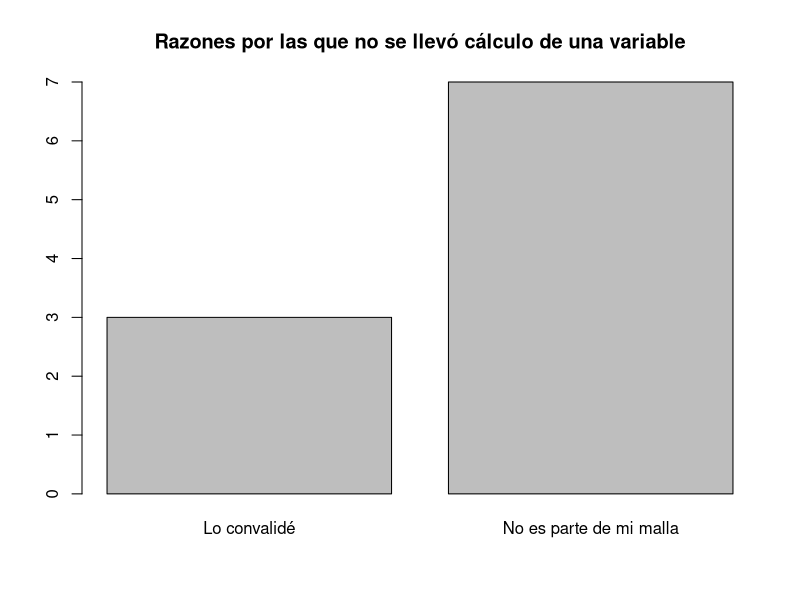
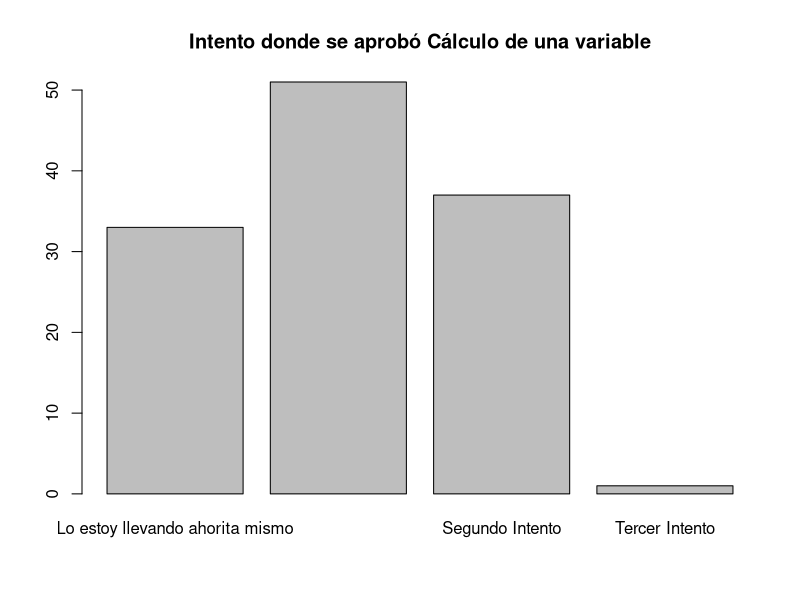
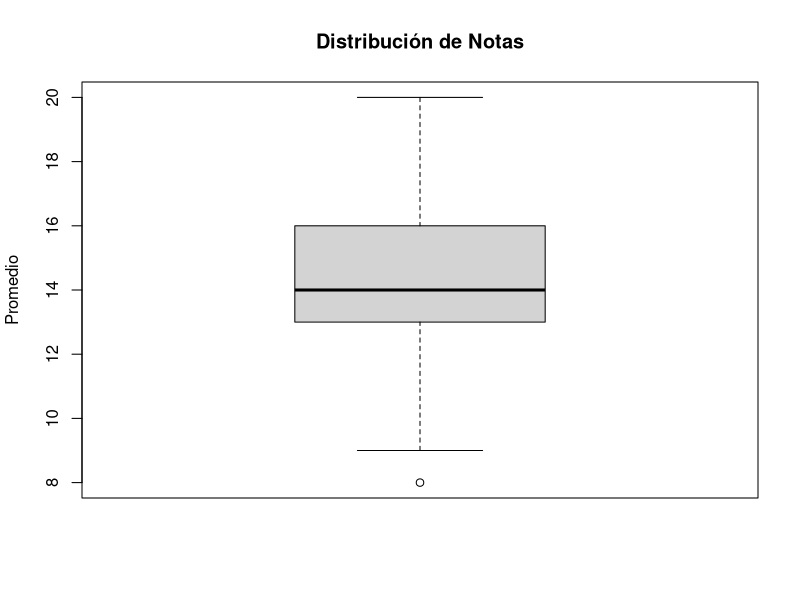
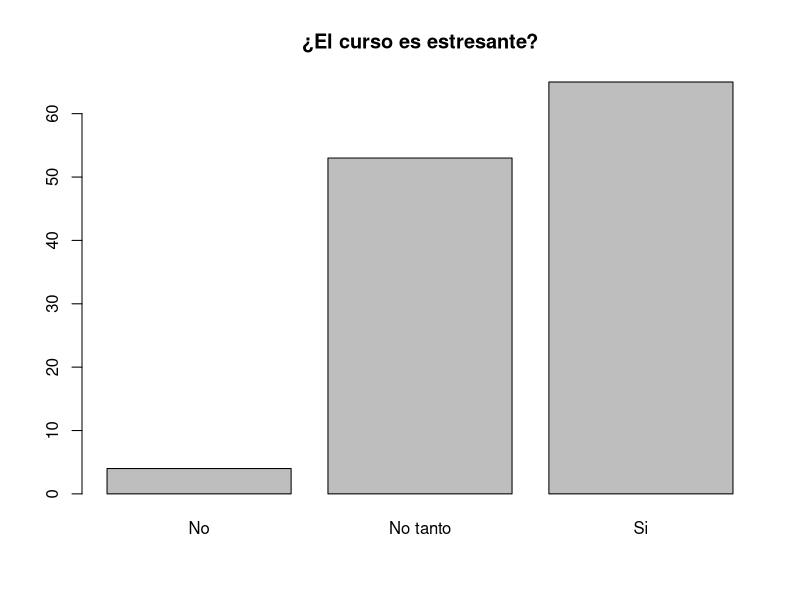
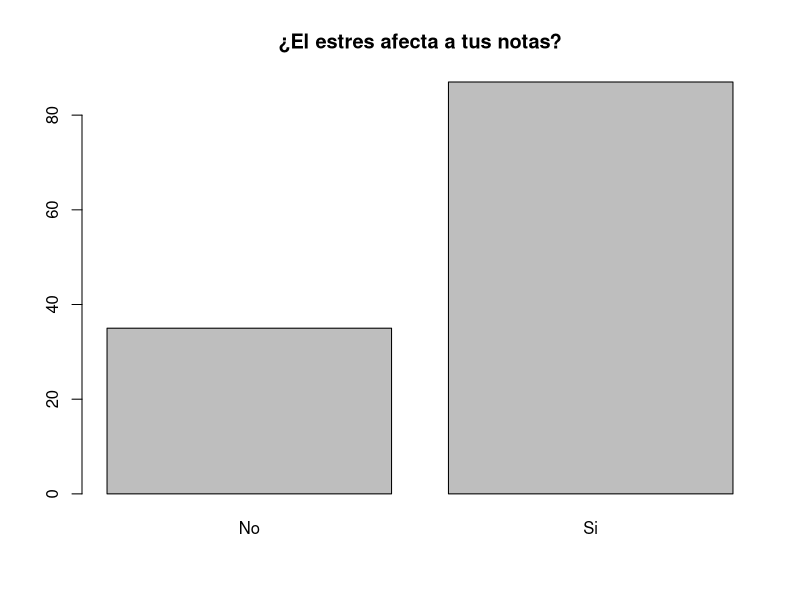
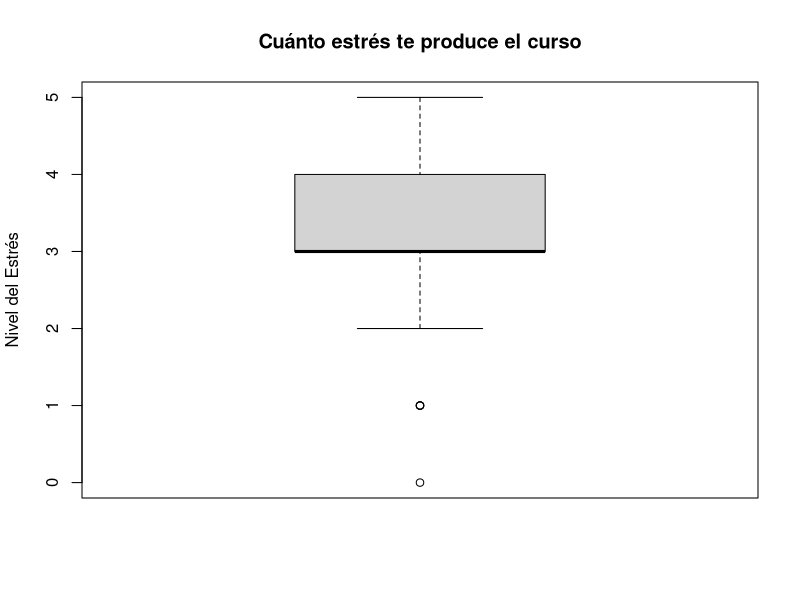
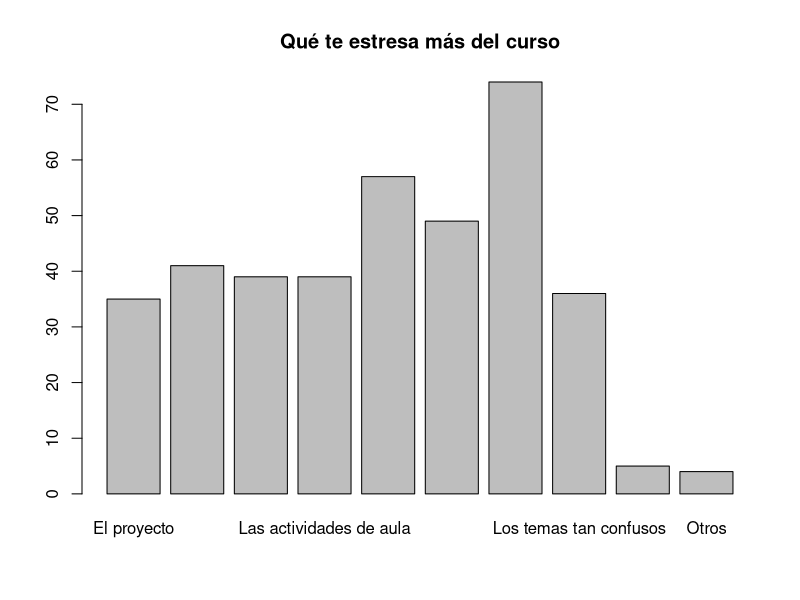
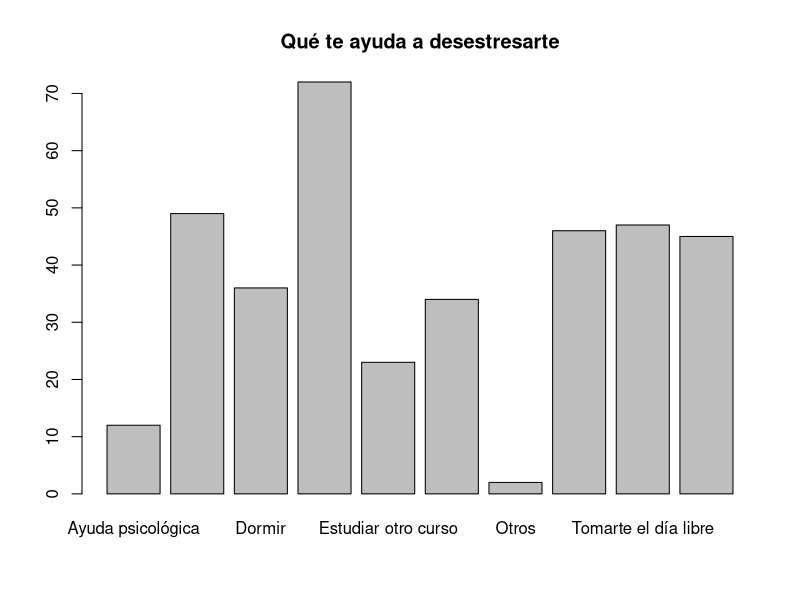

Write R code to recreate these figures, in order.
## ---- chunk 1
rm(list = ls())
library(readr)
datos <- read_csv("datos.csv")
library(knitr)
## ---- chunk 2
library(chron)
#Eliminación de columnas inutiles
datos <- datos[, !(names(datos) %in% c("Marca temporal", "Ingresa tu correo institucional", "Ingresa tu número de teléfono (opcional)" ))]
#Cambio de nombre de las columnas
colnames(datos) <- c("Carrera","LlevoCalculo","Si,Intento","No,razon","Promedio","Estrésante","AfectaNotas","NivelEstres","CausaEstres","Desestresamiento","AprobarEstrategia","HorasEstudios","HorasSueño","HorasLibres","ApoyoDocente","Recomendaciones")
## ---- chunk 3
#Adaptación de datos
for (i in seq_along(datos$`Si,Intento`)) {
  if (datos$`Si,Intento`[i] =="1") {
    datos$`Si,Intento`[i] <- "Primer Intento"
  }
  else if (datos$`Si,Intento`[i] =="2") {
    datos$`Si,Intento`[i] <- "Segundo Intento"
  }
  else if (datos$`Si,Intento`[i] =="3") {
    datos$`Si,Intento`[i] <- "Tercer Intento"
  }
  
}
## ---- chunk 4
datos$CausaEstres <- strsplit(datos$CausaEstres, split=";")
OpcionesEstres <- c("Las actividades de aula","Las actividades grupales","Las tareas semanales","El proyecto","Los exámenes parcial y final","La mala explicación del profesor","Los temas tan confusos","La gran cantidad de evaluaciones","Ninguno (todo fue fácil)"
)
for (i in seq_along(datos$CausaEstres)) {
  for (j in seq_along(datos$CausaEstres[[i]])) {
    if (!datos$CausaEstres[[i]][j] %in% OpcionesEstres) {
      datos$CausaEstres[[i]][j] <- "Otros"
    }
  }
}
## ---- chunk 5
datos$Desestresamiento <- strsplit(datos$Desestresamiento, split=";")
OpcionesDesestresamiento <- c("Deporte","Escuchar música","Videojuegos","Tomarte el día libre","Ayuda psicológica","Pedir ayuda a tus compañeros","Estudiar otro curso","Maldecir al profesor y al curso","Dormir")

for (i in seq_along(datos$Desestresamiento)) {
  for (j in seq_along(datos$Desestresamiento[[i]])) {
    if (!datos$Desestresamiento[[i]][j] %in% OpcionesDesestresamiento) {
      datos$Desestresamiento[[i]][j] <- "Otros"
    }
  }
}
## ---- chunk 6
datos$AprobarEstrategia <- strsplit(datos$AprobarEstrategia,split = ";")
OpcionesEstrategia <- c("Mentorías","Asesorías","Libros de la biblioteca","Estudios grupales","Profesor particular","Solo estudié lo aprendido en clase")

for (i in seq_along(datos$AprobarEstrategia)) {
  for (j in seq_along(datos$AprobarEstrategia[[i]])) {
    if (!datos$AprobarEstrategia[[i]][j] %in% OpcionesEstrategia) {
      datos$AprobarEstrategia[[i]][j] <- "Otros"
    }
  }
}
## ---- chunk 7
datos$Recomendaciones <- strsplit(datos$Recomendaciones, split = ";")
OpcionesRecomendaciones <- c("Colocar el 100% de tu esfuerzo desde la primera semana","Estudiar de antemano el curso","Buscar ayuda de estudiantes de ciclos superiores","Orar","Rendirse","No recomendar nada (el curso es fácil no hay necesidad de preparación)")

for (i in seq_along(datos$Recomendaciones)) {
  for (j in seq_along(datos$Recomendaciones[[i]])) {
    if (!datos$Recomendaciones[[i]][j] %in% OpcionesRecomendaciones) {
      datos$Recomendaciones[[i]][j] <- "Otros"
    }
  }
}
## ---- chunk 8
datos$LlevoCalculo[datos$`No,razon` == "Me retiré"] <- "Si"
datoSI <- datos[datos$LlevoCalculo == "Si", ]
datoNo <- datos[datos$LlevoCalculo != "Si", ]
datoNo <- subset(datoNo,select = c("Carrera","LlevoCalculo","No,razon"))
## ---- chunk 9
#Gráfico de por qué no se llevó cálculo
RzNoCalc <- table(datoNo$`No,razon`)
barplot(RzNoCalc, main = "Razones por las que no se llevó cálculo de una variable")
kable(RzNoCalc)
## ---- chunk 10
SiInCalc <- table(datoSI$`Si,Intento`)
barplot(SiInCalc, main = "Intento donde se aprobó Cálculo de una variable",)
kable(SiInCalc)
## ---- chunk 11
#Promedio de las notas
valores_no_numericos <- grepl("[^0-9.]+", datoSI$Promedio)
datoSIs <- subset(datoSI, !valores_no_numericos)
datoSIs$Promedio <- as.numeric(datoSIs$Promedio)
boxplot(datoSIs$Promedio, main = "Distribución de Notas", ylab = "Promedio")
cat("Promedio: ", mean(datoSIs$Promedio),"\n")
cat("Minimo: ", min(datoSIs$Promedio),"\n")
cat("Maximo: ", max(datoSIs$Promedio),"\n")
P_cuartiles <- quantile(datoSIs$Promedio, probs = c(0.25, 0.5, 0.75))
cat("Primer cuartil (Q1):", P_cuartiles[1], "\n")
cat("Mediana:", P_cuartiles[2], "\n")
cat("Tercer cuartil (Q3):", P_cuartiles[3], "\n")
## ---- chunk 12
Estr<-table(datoSI$Estrésante)
barplot(Estr, main = "¿El curso es estresante?")
kable(Estr)
## ---- chunk 13
AfNt <- table(datoSI$AfectaNotas)
barplot(AfNt, main = "¿El estres afecta a tus notas?")
kable(AfNt)
## ---- chunk 14
boxplot(datoSI$NivelEstres, main = "Cuánto estrés te produce el curso", ylab = "Nivel del Estrés")
cat("Promedio: ", mean(datoSI$NivelEstres),"\n")
cat("Minimo: ", min(datoSI$NivelEstres),"\n")
cat("Maximo: ", max(datoSI$NivelEstres),"\n")
NE_cuartiles <- quantile(datoSI$NivelEstres, probs = c(0.25, 0.5, 0.75))
cat("Primer cuartil (Q1):", NE_cuartiles[1], "\n")
cat("Mediana:", NE_cuartiles[2], "\n")
cat("Tercer cuartil (Q3):", NE_cuartiles[3], "\n")
## ---- chunk 15
barplot(table(unlist(datoSI$CausaEstres)),main = "Qué te estresa más del curso")
kable(table(unlist(datoSI$CausaEstres)))
## ---- chunk 16
barplot(table(unlist(datoSI$Desestresamiento)),main = "Qué te ayuda a desestresarte")
kable(table(unlist(datoSI$Desestresamiento)))
## ---- chunk 17
barplot(table(unlist(datoSI$AprobarEstrategia)),main = "Qué estrategia tuviste para aprobar")
kable(table(unlist(datoSI$AprobarEstrategia)))
## ---- chunk 18
# Convertir las columnas a tipo character
datoSI$HorasEstudios <- as.character(datoSI$HorasEstudios)
datoSI$HorasSueño <- as.character(datoSI$HorasSueño)
datoSI$HorasLibres <- as.character(datoSI$HorasLibres)

# Función para convertir horas en formato "HH:MM:SS" a número entero de horas
to_horas <- function(horas) {
  horas_separadas <- strsplit(horas, ":")
  horas_numericas <- sapply(horas_separadas, function(x) {
    as.numeric(x[1])
  })
  return(horas_numericas)
}

# Convertir las columnas a número entero de horas
datoSI$HorasEstudios <- to_horas(datoSI$HorasEstudios)
datoSI$HorasSueño <- to_horas(datoSI$HorasSueño)
datoSI$HorasLibres <- to_horas(datoSI$HorasLibres)

# Calcular la suma de las horas
datoSI$suma_horas <- datoSI$HorasEstudios + datoSI$HorasSueño + datoSI$HorasLibres

# Eliminar las filas que cumplan la condición
datoSIw <- datoSI[datoSI$suma_horas <= 24, ]

# Eliminar las columnas auxiliares
datoSI$suma_horas <- NULL

## ---- chunk 19
boxplot(datoSIw$HorasEstudios, main = "Cuántas Horas Estudias", ylab = "Horas")
cat("Promedio: ", mean(datoSIw$HorasEstudios),"\n")
cat("Minimo: ", min(datoSIw$HorasEstudios),"\n")
cat("Maximo: ", max(datoSIw$HorasEstudios),"\n")
HE_cuartiles <- quantile(datoSIw$HorasEstudios, probs = c(0.25, 0.5, 0.75))
cat("Primer cuartil (Q1):", HE_cuartiles[1], "\n")
cat("Mediana:", HE_cuartiles[2], "\n")
cat("Tercer cuartil (Q3):", HE_cuartiles[3], "\n")
## ---- chunk 20
boxplot(datoSI$HorasSueño, main = "Cuántas Horas Duermes", ylab = "Horas")
cat("Promedio: ", mean(datoSIw$HorasSueño),"\n")
cat("Minimo: ", min(datoSIw$HorasSueño),"\n")
cat("Maximo: ", max(datoSIw$HorasSueño),"\n")
HS_cuartiles <- quantile(datoSIw$HorasSueño, probs = c(0.25, 0.5, 0.75))
cat("Primer cuartil (Q1):", HS_cuartiles[1], "\n")
cat("Mediana:", HS_cuartiles[2], "\n")
cat("Tercer cuartil (Q3):", HS_cuartiles[3], "\n")
## ---- chunk 21
boxplot(datoSI$HorasLibres, main = "Cuántas Horas tienes libre", ylab = "Horas")
cat("Promedio: ", mean(datoSIw$HorasLibress),"\n")
cat("Minimo: ", min(datoSIw$HorasLibres),"\n")
cat("Maximo: ", max(datoSIw$HorasLibres),"\n")
HL_cuartiles <- quantile(datoSIw$HorasLibres, probs = c(0.25, 0.5, 0.75))
cat("Primer cuartil (Q1):", HL_cuartiles[1], "\n")
cat("Mediana:", HL_cuartiles[2], "\n")
cat("Tercer cuartil (Q3):", HL_cuartiles[3], "\n")
## ---- chunk 22
ApyD <- table(datoSI$ApoyoDocente)
barplot(ApyD, main = "El Docente resuelve tus dudas")
kable(ApyD)
## ---- chunk 23
barplot(table(unlist(datoSI$Recomendaciones)),main = "Recomendaciones")
kable(table(unlist(datoSI$Recomendaciones)))
## ---- chunk 24
library(ggplot2)

ggplot(datoSIs, aes(x = Carrera, y = Promedio)) +
  geom_boxplot(fill = "steelblue", color = "black") +
  labs(x = "Carrera", y = "Promedio académico") +
  theme_bw() +
  theme(axis.text.x = element_text(angle = 45, hjust = 1))
aggregate(Promedio ~ Carrera, data = datoSIs, FUN = mean)
## ---- chunk 25
ggplot(datoSI, aes(x = Carrera, y = NivelEstres)) +
  geom_boxplot(fill = "steelblue", color = "black") +
  labs(x = "Carrera", y = "Nivel del Estres") +
  theme_bw() +
  theme(axis.text.x = element_text(angle = 45, hjust = 1))
aggregate(NivelEstres ~ Carrera, data = datoSI, FUN = mean)
## ---- chunk 26
grupo_estres <- aggregate(HorasSueño ~ NivelEstres, data = datoSIw, FUN = mean)

library(ggplot2)
ggplot(datoSIw, aes(x = NivelEstres, y = HorasSueño)) +
  geom_point(color = "steelblue") +
  labs(x = "Nivel de estrés", y = "Horas de sueño") +
  theme_bw() +
  theme(axis.text.x = element_text(angle = 45, hjust = 1))

grupo_estres
## ---- chunk 27
grupo_estudio <- aggregate(HorasEstudios ~ NivelEstres, data = datoSIw, FUN = mean)

library(ggplot2)
ggplot(datoSIw, aes(x = NivelEstres, y = HorasEstudios)) +
  geom_point(color = "steelblue") +
  labs(x = "Nivel de estrés", y = "Horas de estudio") +
  theme_bw() +
  theme(axis.text.x = element_text(angle = 45, hjust = 1))

grupo_estudio
## ---- chunk 28
grupo_libre <- aggregate(HorasLibres ~ NivelEstres, data = datoSIw, FUN = mean)

library(ggplot2)
ggplot(datoSIw, aes(x = NivelEstres, y = HorasLibres)) +
  geom_point(color = "steelblue") +
  labs(x = "Nivel de estrés", y = "Horas libres") +
  theme_bw() +
  theme(axis.text.x = element_text(angle = 45, hjust = 1))

grupo_libre
